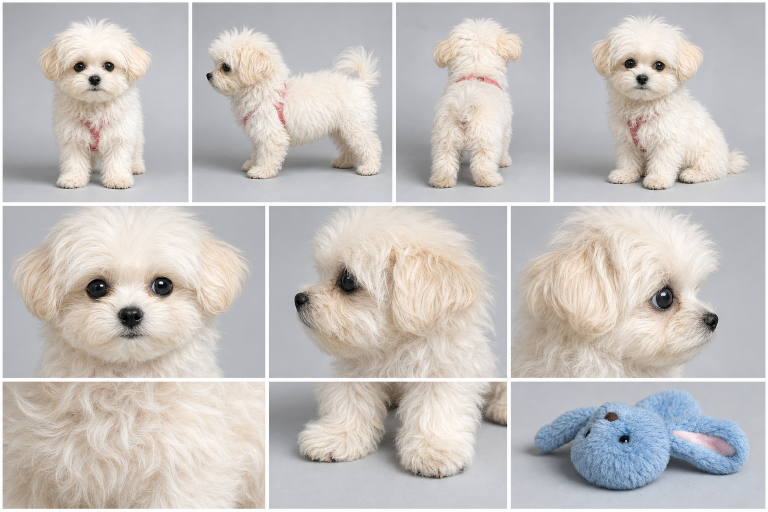
#> input picture design/character-identity-prototype/character/assets/generated/duoduo-sheet/sheet-02.png, 1536 x 1024 px (shown at 1/2 size)
$ python split-generated-sheet.py
#> lines starting #> are read from the running program, lines starting #| are printed output that depends on the picture
#!/usr/bin/env python3
"""Split the generated dog multi-view sheet into Identity Graph zones."""

from pathlib import Path
from PIL import Image


ROOT = Path(__file__).resolve().parents[1]
SHEET = ROOT / "assets/generated/duoduo-sheet/sheet-02.png"
OUT = ROOT / "assets/generated/duoduo-zones"

# VLM-observed panel boxes from the 1536x1024 generated sheet.
CROP_BOXES = {
    "full_front": (5, 5, 378, 405),
    "full_side": (385, 5, 785, 405),
    "full_back": (793, 5, 1102, 405),
    "half_body": (1110, 5, 1531, 405),
    "face_front": (5, 412, 531, 758),
    "face_left": (538, 412, 1014, 758),
    "face_right": (1021, 412, 1531, 758),
    "outfit": (5, 765, 531, 1018),
    "shoes": (538, 765, 1014, 1018),
    "bag": (1021, 765, 1531, 1018),
}


def main() -> None:
    OUT.mkdir(parents=True, exist_ok=True)
    image = Image.open(SHEET)
#> image is the input picture: PIL image 1536x1024 RGB; mean R, G, B 198.1, 193.8, 190.9
    for zone, box in CROP_BOXES.items():
        target = OUT / f"{zone}.png"
        image.crop(box).save(target)
        print(f"{zone}: {target.relative_to(ROOT)} {box}")
#> this loop made 10 passes
#> pass 1, in main, `image.crop(box).save(target)`:
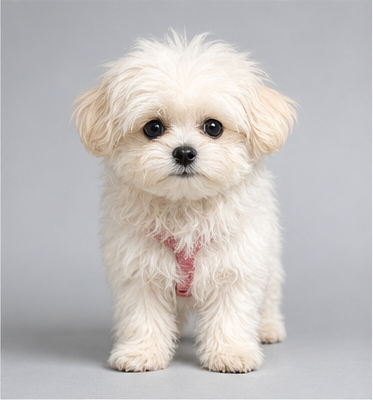
#> saved as full_front.png: PIL image 373x400 RGB; mean R, G, B 195.4, 191.6, 190
#> pass 2, in main, `image.crop(box).save(target)`:
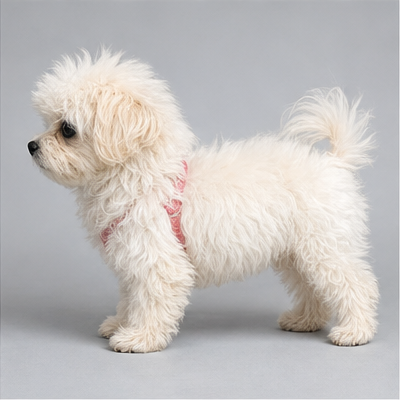
#> saved as full_side.png: PIL image 400x400 RGB; mean R, G, B 195.6, 192, 190.2


if __name__ == "__main__":
    main()

$ run again, with design/character-identity-prototype/character/assets/generated/duoduo-sheet/sheet-01.png copied over design/character-identity-prototype/character/assets/generated/duoduo-sheet/sheet-02.png
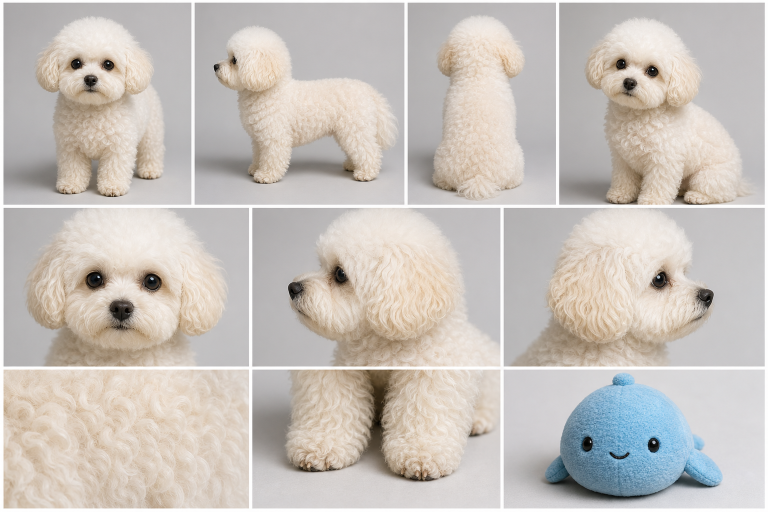
#> input picture design/character-identity-prototype/character/assets/generated/duoduo-sheet/sheet-01.png, 1536 x 1024 px (shown at 1/2 size)
#> in main, image is the input picture: PIL image 1536x1024 RGB; mean R, G, B 199.7, 193.4, 187.7
#> the loop in main, `for zone, box in CROP_BOXES.items():` made 10 passes
#> pass 1, in main, `image.crop(box).save(target)`:
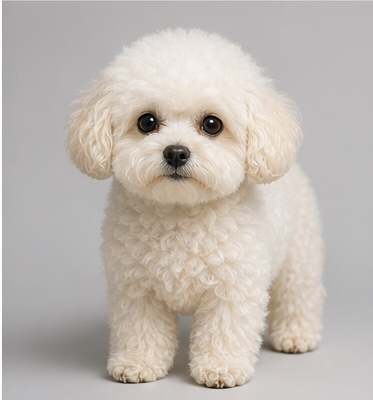
#> saved as full_front.png: PIL image 373x400 RGB; mean R, G, B 191.8, 184.4, 178.1
#> pass 2, in main, `image.crop(box).save(target)`:
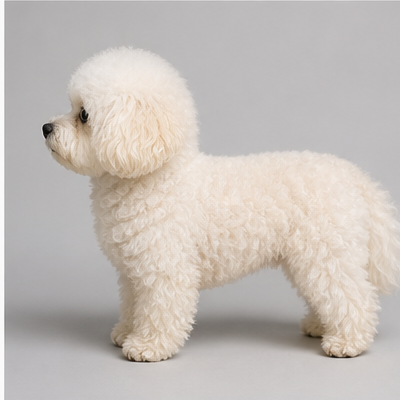
#> saved as full_side.png: PIL image 400x400 RGB; mean R, G, B 196.9, 190, 184.9
